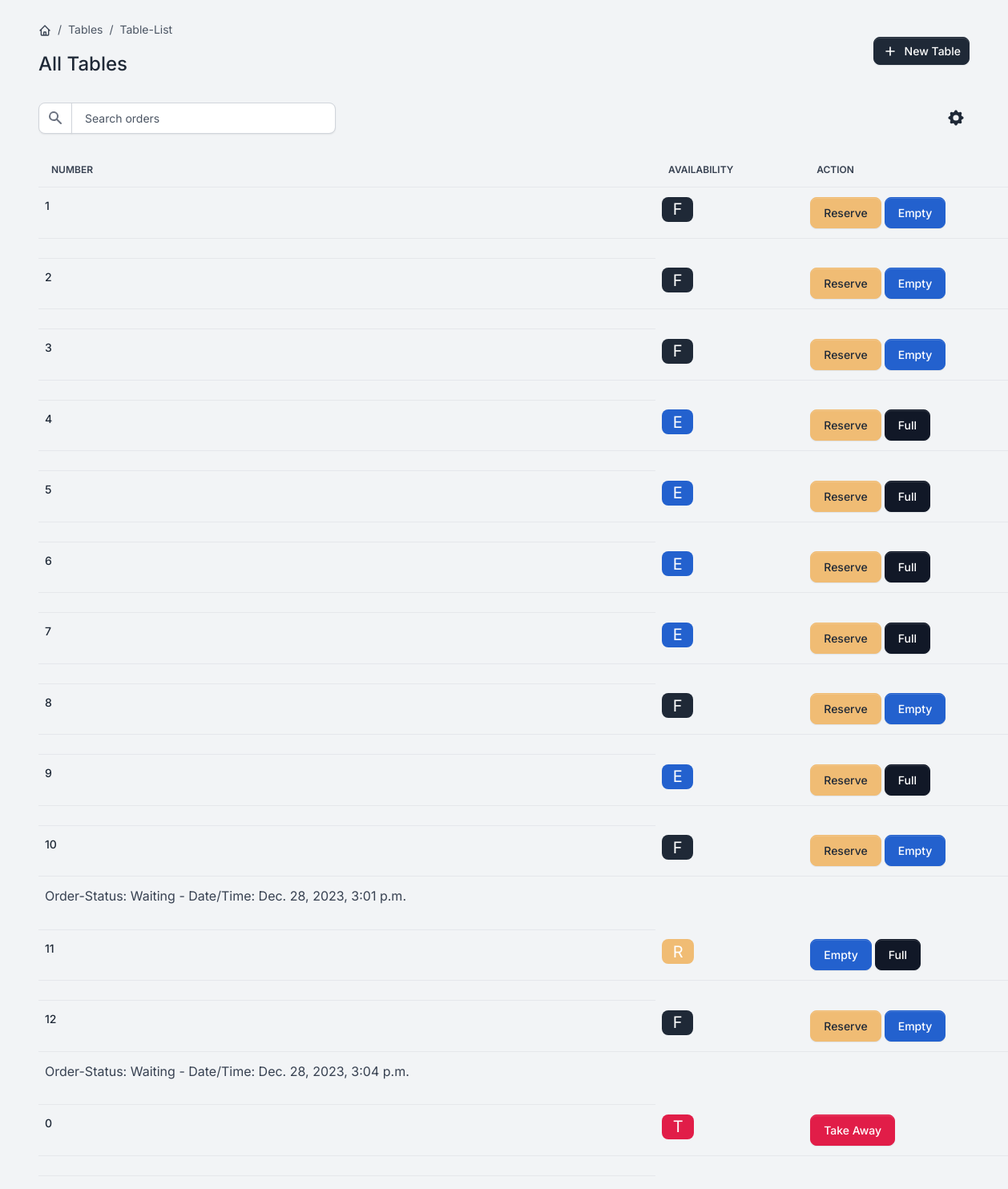
The page /tables/list-table on the database as committed earlier.
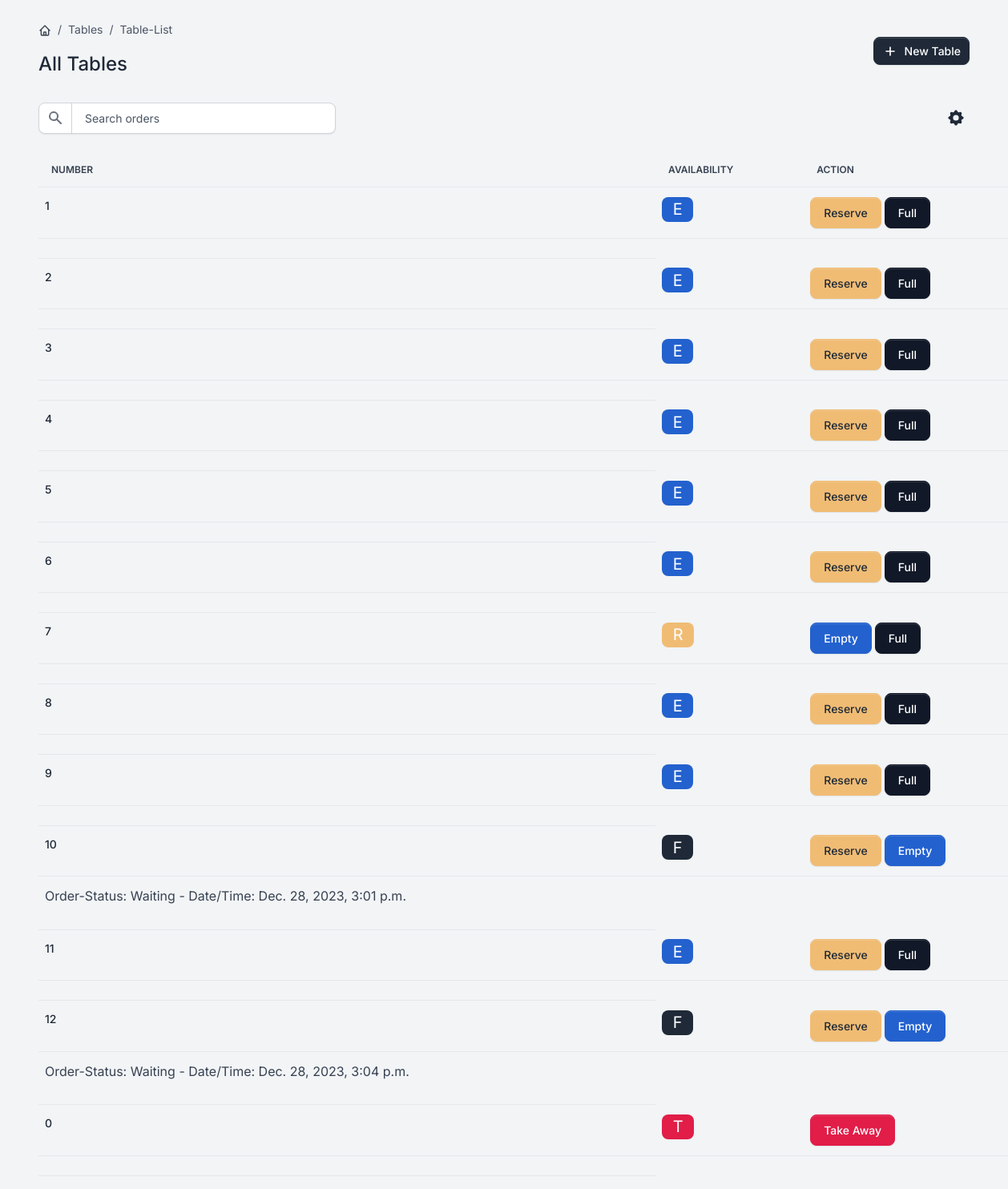
The same page on the database as committed later.
### tables/models.py (models this page shows, shortened)
class Table(BaseModel):
    status_fields = [("R", "Reserved"), ("E", "Empty"), ("F", "Full"), ("T", "TakeAway")]
    number = models.PositiveIntegerField()
    status = models.CharField(max_length=1, choices=status_fields, default='E')

### order/models.py (models this page shows, shortened)
class Order(BaseModel):
    status_fields = [("W", "Waiting"),
                     ("C", "Canceled"),
                     ("P", "Preparation"),
                     ("T", "Transmission"),
                     ("F", "Finished")]
    customer_phone = models.CharField(max_length=100, blank=True, null=True)
    id = models.UUIDField(primary_key=True, default=uuid.uuid4)
    status = models.CharField(max_length=1, choices=status_fields, default='W')
    table = models.ForeignKey(Table, on_delete=models.SET_NULL, null=True)
    class Meta:
        ordering = ['-created_at']
        indexes = [
            models.Index(fields=['-created_at']),
        ]

### tables/views.py (the view)
# urls.py: path('list-table', views.ListTableView.as_view(), name='list-table'),
class ListTableView(ListView):
    model = Table
    template_name = 'Reservation_ListTableTemplate.html'
    context_object_name = 'table'
    def get_context_data(self, *, object_list=None, **kwargs):
        context = super().get_context_data(**kwargs)
        context['table_orders'] = {}
        for table_instance in context['table']:
            try:
                order = Order.objects.filter(table=table_instance, status__in=["W", "P", "T"])
                context['table_orders'][table_instance.id] = order
            except Order.DoesNotExist:
                pass
        return context

### core/models.py (called while the page is built)
    def get_queryset(self):
        return super().get_queryset().filter(deleted_at__isnull=True)

### templates/Reservation_ListTableTemplate.html (shortened to what this page needs)
{% extends "base.html" %}
{% block content %}
  <div class="d-flex justify-content-between flex-wrap flex-md-nowrap align-items-center py-4 mx-5">
      <div class="d-block mb-4 mb-md-0">
          <nav aria-label="breadcrumb" class="d-none d-md-inline-block">
              <ol class="breadcrumb breadcrumb-dark breadcrumb-transparent">
                  <li class="breadcrumb-item">
                      <a href="{% url 'core:home' %}">
                      </a>
                  </li>
                  <li class="breadcrumb-item active" aria-current="page">Tables</li>
                  <li class="breadcrumb-item active" aria-current="page">Table-List</li>
              </ol>
          </nav>
          <h2 class="h4">All Tables</h2>
      </div>
      <div class="btn-toolbar mb-2 mb-md-0">
          <a href="{% url 'tables:create-table' %}" class="btn btn-sm btn-gray-800 d-inline-flex align-items-center">
              <svg class="icon icon-xs me-2" fill="none" stroke="currentColor" viewBox="0 0 24 24" xmlns="http://www.w3.org/2000/svg"><path stroke-linecap="round" stroke-linejoin="round" stroke-width="2" d="M12 6v6m0 0v6m0-6h6m-6 0H6"></path></svg>
              New Table
          </a>
      </div>
  </div>
  <div class="table-settings mb-4 mx-5">
      <div class="row align-items-center justify-content-between">
          <div class="col col-md-6 col-lg-3 col-xl-4">
              <div class="input-group me-2 me-lg-3 fmxw-400">
                  <span class="input-group-text">
                  </span>
                  <input type="text" class="form-control" placeholder="Search orders">
              </div>
          </div>
          <div class="col-4 col-md-2 col-xl-1 ps-md-0 text-end">
              <div class="dropdown">
                  <button class="btn btn-link text-dark dropdown-toggle dropdown-toggle-split m-0 p-1" data-bs-toggle="dropdown" aria-haspopup="true" aria-expanded="false">
                  </button>
              </div>
          </div>
      </div>
  </div>
  <td class="card card-body border-0 shadow table-wrapper table-responsive mx-5">
      <table class="table table-hover mx-5">
          <thead>
              <tr>
                  <th class="border-gray-200">Number</th>
                  <th class="border-gray-200">Availability</th>
                  <th class="border-gray-200">Action</th>
              </tr>
          </thead>
          <tbody>
              {% for table_instance in table %}
              <tr>
                  <td>
                      <a href="#" class="fw-bold">
                          {{ table_instance.number }}
                      </a>
                  </td>
                  <td>
                      {% if table_instance.status == 'R' %}
                        <span class="fw-normal badge badge-lg bg-secondary">{{ table_instance.status }}</span>
                      {% elif table_instance.status == 'E' %}
                        <span class="fw-normal badge badge-lg bg-info">{{ table_instance.status }}</span>
                      {% elif table_instance.status == 'F' %}
                        <span class="fw-normal badge badge-lg bg-primary">{{ table_instance.status }}</span>
                      {% else %}
                        <span class="fw-normal badge badge-lg bg-danger">{{ table_instance.status }}</span>
                      {% endif %}
                  </td>
<td class="flex justify-content-center">
     <div class="col-4 col-md-2 col-xl-1 ps-md-0 text-end">
              <div class="">
              {% if table_instance.status != 'T' %}
                  {% if table_instance.status != 'R' %}
                        <form action="{% url 'tables:change-table-status' table_instance.pk 'R' %}" method="post" style="display:inline;">
                            <button class="btn btn-secondary" type="submit">Reserve</button>
                        </form>
                    {% endif %}
                    {% if table_instance.status != 'E' %}
                        <form action="{% url 'tables:change-table-status' table_instance.pk 'E' %}" method="post" style="display:inline;">
                            <button class="btn btn-info" type="submit">Empty</button>
                        </form>
                    {% endif %}
                    {% if table_instance.status != 'F' %}
                        <form action="{% url 'tables:change-table-status' table_instance.pk 'F' %}" method="post" style="display:inline;">
                            <button class="btn btn-gray-900" type="submit">Full</button>
                        </form>
                    {% endif %}
              {% else %}
                  <button class="btn btn-danger" type="submit">Take Away</button>
                {% endif %}
              </div>
          </div>
</td>
                  </tr>
<tr><td class="flex justify-content-center">
     <div class="flex col-4 col-md-2 col-xl-1 ps-md-0 text-end">
                  {% for table_id , order in table_orders.items %}
                            {% if table_id == table_instance.id %}
                                {% for orders in order %}
                                    <p>Order-Status: {{ orders.get_status_display }}
                                        - Date/Time: {{ orders.created_at }}</p>
                                {% endfor %}
                        {% endif %}
                    {% endfor %}
     </div></tr>
          {% endfor %}
          </tbody>
      </table>
{% endblock content %}

### templates/base.html (shortened to what this page needs)
<!DOCTYPE html>
<html lang="en">
<head>
<link type="text/css" href="/static/assets/vendor/sweetalert2/dist/sweetalert2.min.css" rel="stylesheet">
<link type="text/css" href="/static/assets/vendor/notyf/notyf.min.css" rel="stylesheet">
<link type="text/css" href="/static/assets/css/volt.css" rel="stylesheet">
</head>
<body>
    {% block content %}{% endblock content %}
</body>
</html>

Rows that differ between the two databases and show on the page:
changed Table (number 1 of 13 on the later page): status "F" → "E"; status "Empty" → "Full"
changed Table (number 2 of 13 on the later page): status "F" → "E"; status "Empty" → "Full"
changed Table (number 3 of 13 on the later page): status "F" → "E"; status "Empty" → "Full"
changed Table (number 7 of 13 on the later page): status "E" → "R"; status "Reserve" → "Empty"
changed Table (number 8 of 13 on the later page): status "F" → "E"; status "Empty" → "Full"
changed Table (number 11 of 13 on the later page): status "R" → "E"; status "Empty" → "Reserve"
